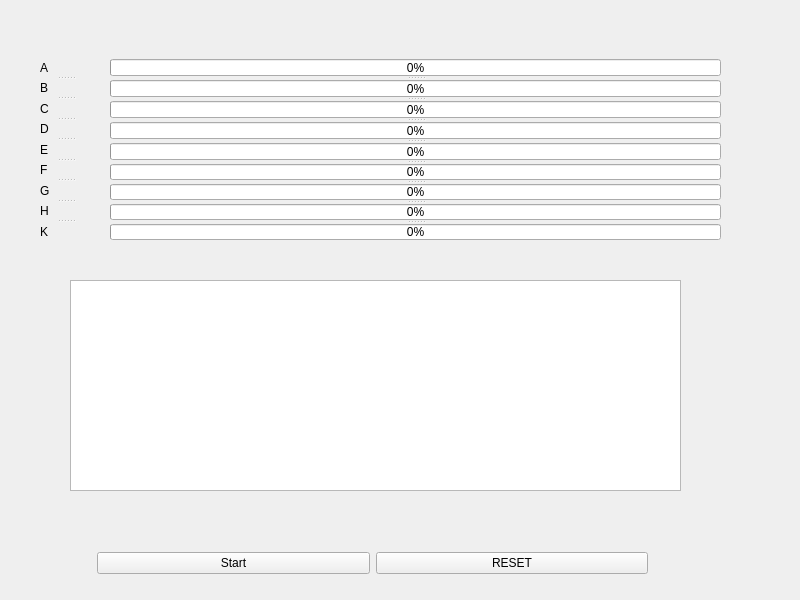
<?xml version="1.0" encoding="UTF-8"?>
<ui version="4.0">
 <class>threadLab</class>
 <widget class="QWidget" name="threadLab">
  <property name="geometry">
   <rect>
    <x>0</x>
    <y>0</y>
    <width>800</width>
    <height>600</height>
   </rect>
  </property>
  <property name="windowTitle">
   <string>threadLab</string>
  </property>
  <widget class="QTextBrowser" name="textBrowser">
   <property name="geometry">
    <rect>
     <x>70</x>
     <y>280</y>
     <width>611</width>
     <height>211</height>
    </rect>
   </property>
   <property name="markdown">
    <string/>
   </property>
   <property name="html">
    <string>&lt;!DOCTYPE HTML PUBLIC &quot;-//W3C//DTD HTML 4.0//EN&quot; &quot;http://www.w3.org/TR/REC-html40/strict.dtd&quot;&gt;
&lt;html&gt;&lt;head&gt;&lt;meta name=&quot;qrichtext&quot; content=&quot;1&quot; /&gt;&lt;meta charset=&quot;utf-8&quot; /&gt;&lt;style type=&quot;text/css&quot;&gt;
p, li { white-space: pre-wrap; }
&lt;/style&gt;&lt;/head&gt;&lt;body style=&quot; font-family:'Segoe UI'; font-size:9pt; font-weight:400; font-style:normal;&quot;&gt;
&lt;p style=&quot;-qt-paragraph-type:empty; margin-top:0px; margin-bottom:0px; margin-left:0px; margin-right:0px; -qt-block-indent:0; text-indent:0px;&quot;&gt;&lt;br /&gt;&lt;/p&gt;&lt;/body&gt;&lt;/html&gt;</string>
   </property>
  </widget>
  <widget class="QSplitter" name="splitter">
   <property name="geometry">
    <rect>
     <x>110</x>
     <y>59</y>
     <width>611</width>
     <height>181</height>
    </rect>
   </property>
   <property name="orientation">
    <enum>Qt::Vertical</enum>
   </property>
   <widget class="QProgressBar" name="A">
    <property name="value">
     <number>0</number>
    </property>
   </widget>
   <widget class="QProgressBar" name="B">
    <property name="value">
     <number>0</number>
    </property>
   </widget>
   <widget class="QProgressBar" name="C">
    <property name="value">
     <number>0</number>
    </property>
   </widget>
   <widget class="QProgressBar" name="D">
    <property name="value">
     <number>00</number>
    </property>
   </widget>
   <widget class="QProgressBar" name="E">
    <property name="value">
     <number>0</number>
    </property>
   </widget>
   <widget class="QProgressBar" name="F">
    <property name="value">
     <number>0</number>
    </property>
   </widget>
   <widget class="QProgressBar" name="G">
    <property name="value">
     <number>0</number>
    </property>
   </widget>
   <widget class="QProgressBar" name="H">
    <property name="value">
     <number>0</number>
    </property>
   </widget>
   <widget class="QProgressBar" name="K">
    <property name="value">
     <number>0</number>
    </property>
   </widget>
  </widget>
  <widget class="QSplitter" name="splitter_2">
   <property name="geometry">
    <rect>
     <x>40</x>
     <y>59</y>
     <width>51</width>
     <height>181</height>
    </rect>
   </property>
   <property name="orientation">
    <enum>Qt::Vertical</enum>
   </property>
   <widget class="QLabel" name="label">
    <property name="text">
     <string>A</string>
    </property>
   </widget>
   <widget class="QLabel" name="label_2">
    <property name="text">
     <string>B</string>
    </property>
   </widget>
   <widget class="QLabel" name="label_3">
    <property name="text">
     <string>C</string>
    </property>
   </widget>
   <widget class="QLabel" name="label_4">
    <property name="text">
     <string>D</string>
    </property>
   </widget>
   <widget class="QLabel" name="label_5">
    <property name="text">
     <string>E</string>
    </property>
   </widget>
   <widget class="QLabel" name="label_6">
    <property name="text">
     <string>F</string>
    </property>
   </widget>
   <widget class="QLabel" name="label_7">
    <property name="text">
     <string>G</string>
    </property>
   </widget>
   <widget class="QLabel" name="label_8">
    <property name="text">
     <string>H</string>
    </property>
   </widget>
   <widget class="QLabel" name="label_9">
    <property name="text">
     <string>K</string>
    </property>
   </widget>
  </widget>
  <widget class="QWidget" name="">
   <property name="geometry">
    <rect>
     <x>97</x>
     <y>550</y>
     <width>551</width>
     <height>26</height>
    </rect>
   </property>
   <layout class="QHBoxLayout" name="horizontalLayout">
    <item>
     <widget class="QPushButton" name="pushButton">
      <property name="text">
       <string>Start</string>
      </property>
     </widget>
    </item>
    <item>
     <widget class="QPushButton" name="pushButton_2">
      <property name="text">
       <string>RESET</string>
      </property>
     </widget>
    </item>
   </layout>
  </widget>
 </widget>
 <resources/>
 <connections/>
</ui>
